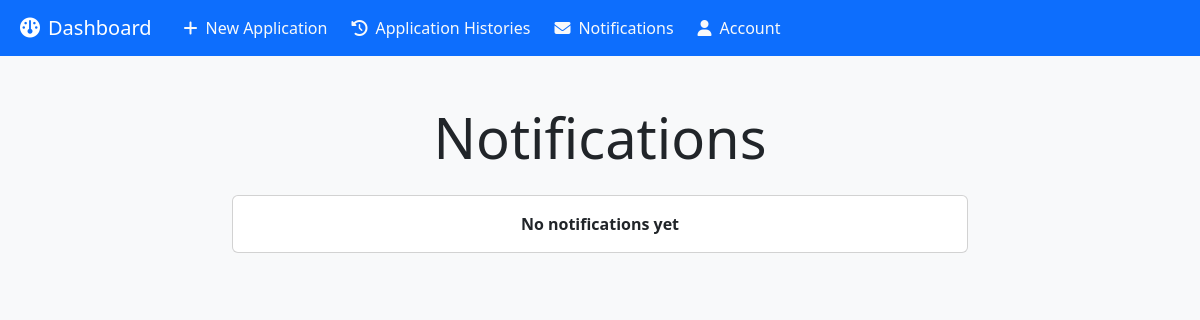
The page /notifications/ (signed in) on the database as committed earlier.
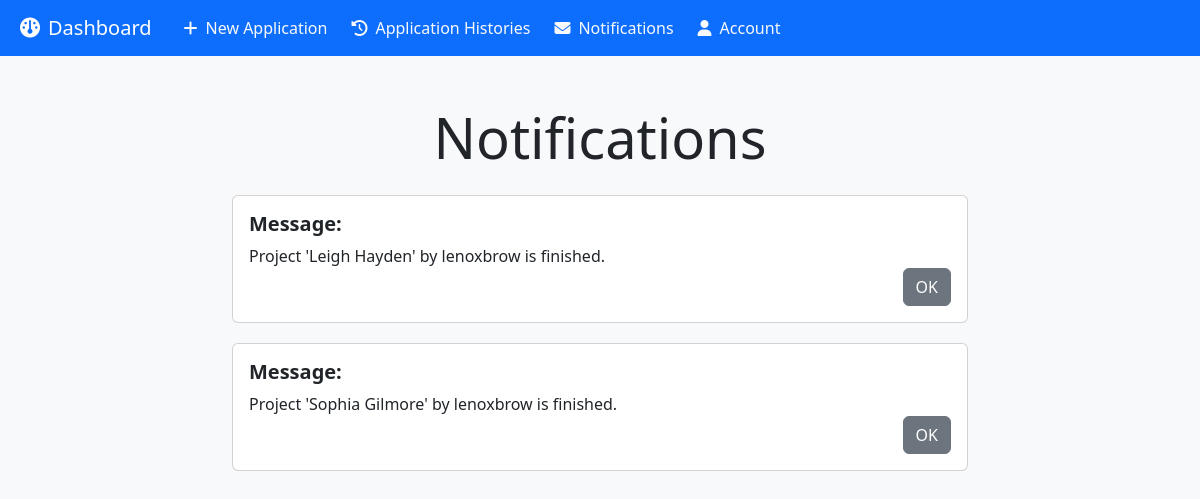
The same page on the database as committed later.
### main/models.py (models this page shows)
class Notification(models.Model):
    project = models.ForeignKey(Project, on_delete=models.CASCADE)
    is_finished = models.BooleanField(default=False)
    message = models.TextField()
    is_read_by_handling_officer = models.BooleanField(default=False)
    is_read_by_admin = models.BooleanField(default=False)
    def __str__(self):
        return self.project.name_of_the_project

### main/views.py (the view)
# urls.py: path('notifications/', views.notifications, name='notifications'),
@login_required
def notifications(request):
    user = request.user
    user_profile = user.userprofile
    notifications = Notification.objects.filter(
        is_finished=False,
        is_read_by_handling_officer=False,
        project__handling_officer=user
    ).order_by('-project__created_at')
    notifications_finished = Notification.objects.filter(
        is_finished=True,
        is_read_by_admin=False
    ).order_by('-project__created_at')
    display_notifications = list(notifications)
    display_notifications_finished = []
    if user.is_superuser or user_profile.role == 'director':
        display_notifications_finished = list(notifications_finished)
    return render(request, 'Notifications.html', {
        'display_notifications': display_notifications,
        'display_notifications_finished': display_notifications_finished,
    })

### main/context_processors.py (called while the page is built)
def notification_count(request):
    if request.user.is_authenticated:
        user = request.user
        if user.is_superuser or (hasattr(user, 'userprofile') and user.userprofile.role == 'director'):
            new_notifications_count = Notification.objects.filter(is_read_by_admin=False)
        else:
            new_notifications_count = Notification.objects.filter(is_read_by_handling_officer=False, project__handling_officer=user).count()
    else:
        new_notifications_count = 0
    return {'new_notifications_count': new_notifications_count}

### templates/notifications.html (shortened to what this page needs)
{% extends 'base.html' %}
{% block content %}
<div class="container mt-5">
    <div class="row justify-content-center">
        <div class="col-md-8">
            <div class="text-center mb-4">
                <h1 class="display-4">Notifications</h1>
            </div>
            <ul class="project-list">
                {% if display_notifications_finished %}
                    {% for display_notification in display_notifications_finished %}
                    <li class="project-item">
                        <div class="card card-hover">
                            <div class="card-body">
                                <h5 class="card-text fw-bold">Message: </h5><span>{{ display_notification.message }}</span>
                                <div class="d-flex justify-content-end">
                                    <a href="{% url 'mark_notification_read' display_notification.id %}" class="btn btn-secondary">OK</a>
                                </div>
                            </div>
                        </div>
                    </li>
                    {% endfor %}
                {% endif %}
                {% if not display_notifications and not display_notifications_finished %}
                <li class="project-item">
                    <div class="card card-hover">
                        <div class="card-body">
                            <p class="card-text text-center fw-bold">No notifications yet</p>
                        </div>
                    </div>
                </li>
                {% endif %}
            </ul>
        </div>
    </div>
</div>
{% endblock %}

Rows that differ between the two databases and show on the page:
added Notification: message "Project 'Leigh Hayden' by lenoxbrow is finished."
added Notification: message "Project 'Sophia Gilmore' by lenoxbrow is finished."
Other text that changed with them:
text no longer shown: "No notifications yet"
